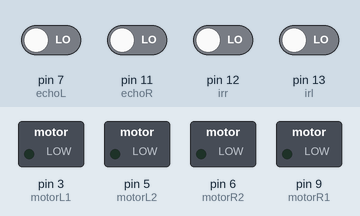
Recording of a sketch running on a simulated Arduino Uno, built with avr-gcc and run on an emulated ATmega328P. Shown: switched loads named in the sketch (green lamp = pin HIGH). The inputs (shaded band) are chosen by the test bench; at power-on: pin 7 (echoL), pin 11 (echoR), pin 12 (irr), pin 13 (irl) LOW. Pins used as bus, display or sensor lines are not drawn.

Above: at 1.2 s.
1.3 s: pin 12 (irr) driven HIGH
At 5.2 s:
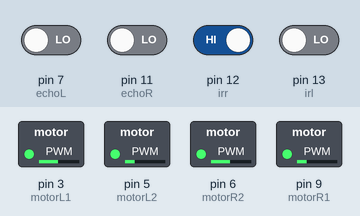
5.5 s: pin 13 (irl) driven HIGH
At 9.2 s:
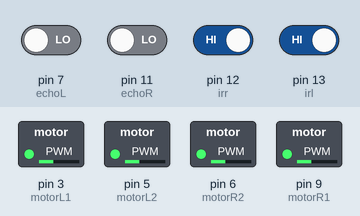
9.5 s: pin 12 (irr) driven LOW
At 13.2 s:
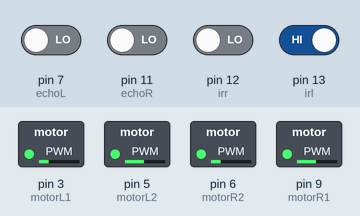
Timing chart, 0 to 14.7 s (numbered marks = the images above; inputs shaded):
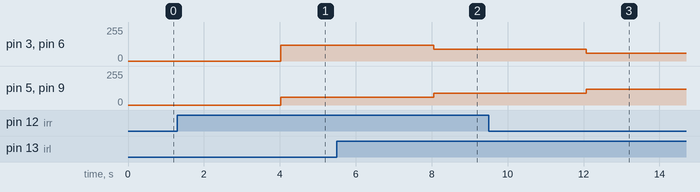

The sketch:

week7HW1.ino
```cpp
const int irl = 13;
const int irr = 12;
// black == 0
// white == 1
int irlstate;
int irrstate;

const int motorL1 = 3;
const int motorL2 = 5;
const int motorR1 = 9;
const int motorR2 = 6;

const int trigL = 4;
const int echoL = 7;
const int trigR = 10;
const int echoR = 11;

double T = 22.0;
double v = (331 + 0.6 * T) * 100 / 1000000;
double timeL = 0.0;
double distanceL = 0.0;
double timeR = 0.0;
double distanceR = 0.0;
void setup() {
  Serial.begin(9600);
  pinMode(irl, INPUT);
  pinMode(irr, INPUT);

  pinMode(motorL1, OUTPUT);
  pinMode(motorL2, OUTPUT);
  pinMode(motorR1, OUTPUT);
  pinMode(motorR2, OUTPUT);

  pinMode(trigL, OUTPUT);
  pinMode(trigR, OUTPUT);
  pinMode(echoL, INPUT);
  pinMode(echoR, INPUT);
}

void loop() {
  irlstate = digitalRead(irl);
  irrstate = digitalRead(irr);
  ultrasoundL();
  ultrasoundR();
  if (irlstate == 1 && irrstate == 1) {
    action(distanceR - distanceL, distanceL - distanceR);
  }
  else if (irrstate == 1) {
    action(30, -30);
  }
  else if (irlstate == 1) {
    action(-30, 30);
  }
  else {
    stop();
  }
  delayMicroseconds(1000);
}

void action(double L, double R) {
  analogWrite(motorL1, 90 + L);
  analogWrite(motorL2, 90 - L);
  analogWrite(motorR1, 90 + R);
  analogWrite(motorR2, 90 - R);
}

void stop() {
  analogWrite(motorL1, 0);
  analogWrite(motorL2, 0);
  analogWrite(motorR1, 0);
  analogWrite(motorR2, 0);
}

void ultrasoundL() {
  digitalWrite (trigL, LOW); delay(1);
  digitalWrite (trigL, HIGH); delay(5);
  digitalWrite (trigL, LOW);
  timeL = pulseIn(echoL, HIGH);
  distanceL = v * (timeL / 2);
}

void ultrasoundR() {
  digitalWrite (trigR, LOW); delay(1);
  digitalWrite (trigR, HIGH); delay(5);
  digitalWrite (trigR, LOW);
  timeR = pulseIn(echoR, HIGH);
  distanceR = v * (timeR / 2);
}
```

Measured:
- after the input at 1.3 s, pin 3 (motorL1), pin 6 (motorR2): 0/255 → 120/255 after 2.7 s; pin 5 (motorL2), pin 9 (motorR1): 0/255 → 60/255 after 2.7 s
- after the input at 5.5 s, pin 3 (motorL1), pin 6 (motorR2): 120/255 → 90/255 after 2.6 s; pin 5 (motorL2), pin 9 (motorR1): 60/255 → 90/255 after 2.6 s
- after the input at 9.5 s, pin 3 (motorL1), pin 6 (motorR2): 90/255 → 60/255 after 2.6 s; pin 5 (motorL2), pin 9 (motorR1): 90/255 → 120/255 after 2.6 s
